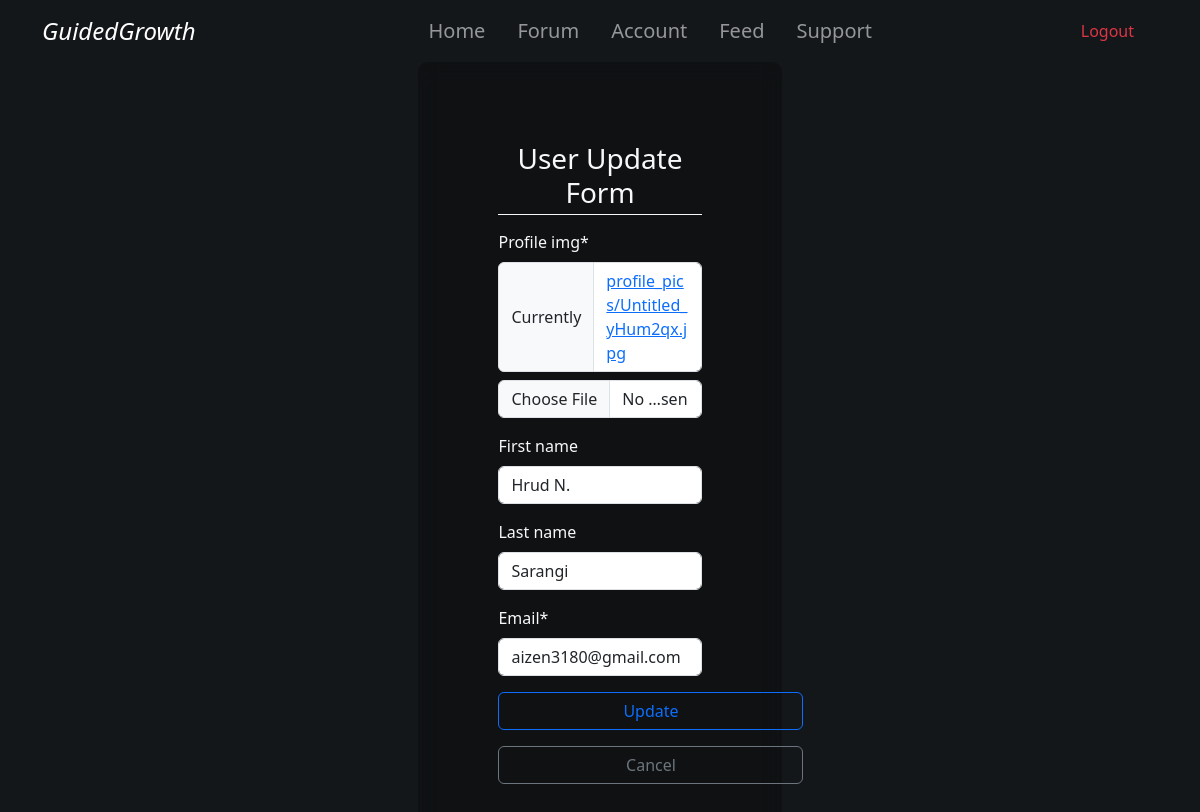
Screenshot of /accounts/aizen3180/update/ (signed in) with the database file from the repository.
### accounts/models.py (models this page shows, shortened)
class User(AbstractUser):
    class Role(models.TextChoices):
        STUDENT = 'STUDENT', 'student'
        COUNSELOR = 'COUNSELOR', 'counselor'
        ADMIN = 'ADMIN', 'admin'
    def validate_image(fieldfile_obj):
        filesize = fieldfile_obj.file.size
        megabyte_limit = 1.0
        if filesize > megabyte_limit*1024*1024:
            raise ValidationError("Max file size is %sMB" % str(megabyte_limit))
    profile_img = models.ImageField(upload_to='profile_pics', null=True, validators=[validate_image], default='profile_pics/default_user.png')
    username = models.CharField( max_length = 35, unique = True )
    user_type = models.CharField( max_length = 9, choices = Role.choices, default = Role.STUDENT )
    email = models.EmailField( max_length = 50, unique = True )
    slug = models.SlugField( unique = True, null = False, default='' )
    REQUIRED_FIELDS = ( 'user_type', 'email' )

### accounts/views.py (the view, shortened to what this page needs)
# urls.py: path('<slug:slug>/update/', UserUpdate.as_view(), name='update'),
class UserUpdate(LoginRequiredMixin, UpdateView):
    model = User
    fields = ( 'profile_img', 'first_name', 'last_name', 'email')
    template_name = "accounts/user_form.html"
    success_url = reverse_lazy(viewname='homepage')

### accounts/templates/accounts/user_form.html (shortened to what this page needs)
{% extends 'base.html' %} {% load crispy_forms_tags %} {% block content %}
<form action="" method="post" class="mform " enctype="multipart/form-data">
  {% if user.id %}
  <p class="h3 form-header">User Update Form</p>
  {% else %}
  <p class="h3 form-header">User Creation Form</p>
  {% endif %}
  {% csrf_token %} {{ form | crispy }}
  {% if user.id %}
  <button  class="btn btn-outline-primary mbtn-l " type="submit">Update</button>
  <a href="{% url 'accounts:details' user.slug %}" class="btn btn btn-outline-secondary mbtn-l my-3" type="submit">Cancel</a>
  {% else %}
  <button class="btn btn btn-outline-success mbtn-l" type="submit">SignUp</button>
  <a href="{% url 'homepage'  %}" class="btn btn btn-outline-secondary mbtn-l my-3" type="submit">Cancel</a>
  {% endif %}
</form>
{% endblock %}

### static/main.css (style rules this page uses)
* { padding: 0; margin: 0; }
body { background-color: #14171a; color: #f8f8f8; }
.mbtn-l { width: 305px; }
.form-header { text-align: center; padding-bottom: 5px; margin-bottom: 15px; border-bottom: 1px solid #f8f8f8; }
.mform { margin: auto; width: 30.255vw; background-color: rgba(0, 0, 0, 0.25); backdrop-filter: blur(10px); border-radius: 10px; padding: 80px 80px; }

### rows the page displays
User: first_name "Hrud N.", last_name "Sarangi", email "aizen3180@gmail.com"
